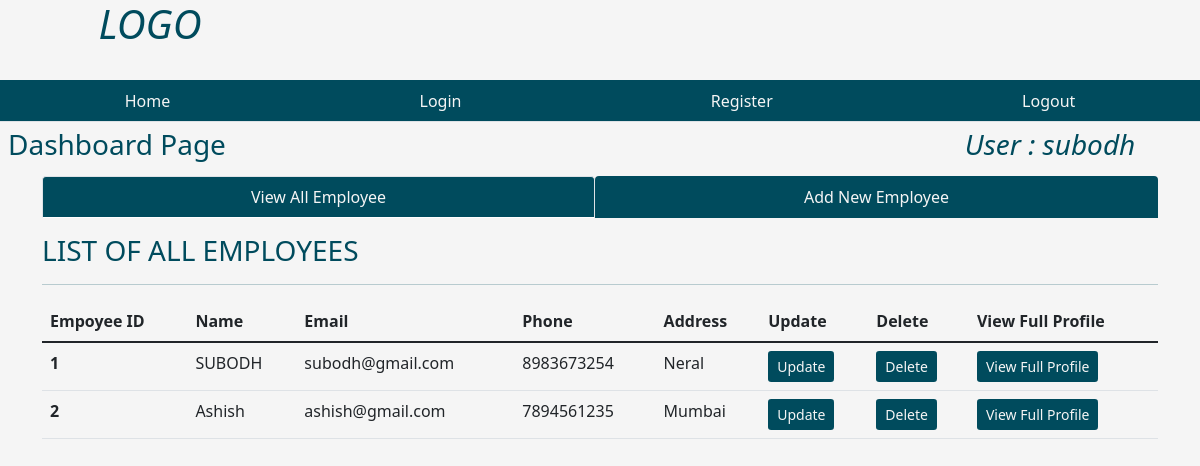
The app's page /dashboard (signed in) with its own data.
### tables this page shows
CREATE TABLE users( id integer primary key AUTOINCREMENT, name text not null, password text not null, admin boolean not null DEFAULT '0');

CREATE TABLE emp (empid integer primary key AUTOINCREMENT, name text not null, email text, phone integer, address text, joining_date default CURRENT_DATE);

### routes.py (the view)
@app.route('/dashboard')
def dashboard():
    user = get_current_user()
    db = get_database()
    emp_cur = db.execute('select * from emp')
    allemp = emp_cur.fetchall()
    return render_template('dashboard.html', user =user, allemp = allemp)

### database.py (called while the page is built)
def connect_to_databse():
  con = sqlite3.connect('employee_manage.db')
  con.row_factory = sqlite3.Row
  return con

def get_database():
    if not hasattr(g, 'employee_manage.db'):
        g.employee_manage_db = connect_to_databse()
    return g.employee_manage_db

### routes.py (called while the page is built)
@app.teardown_request
def close_database(error):
    if hasattr(g, 'employee_manage.db'):
        g.employee_manage.db.close()

def get_current_user():
    user = None
    if 'user' in session:
        user = session['user']
        db = get_database()
        user_cur = db.execute('select * from users where name = ?', [user])
        user = user_cur.fetchone()
    return user

### templates/dashboard.html (shortened to what this page needs)
{% from "showlinks.html" import show_links %}
<!DOCTYPE html>
<html lang="en">
<head>
    <link href="https://cdn.jsdelivr.net/npm/bootstrap@5.1.3/dist/css/bootstrap.min.css" rel="stylesheet">
    <link rel="stylesheet" href="{{url_for('static', filename='dashboard.css')}}" type = "text/css">
</head>
<body>
      <div class="parent">
        <div class="child child1">
            <h1 class="text-center"><i>LOGO</i></h1>
        </div>
        <div class="child child3">
            {{ show_links() }}
        </div>
        <div class="child child4">
            <h3 class="m-2">Dashboard Page</h3>
        </div>
        <div class="child child5" style="color:rgb(0, 75, 93);">
            {% if user %}
            <h3 class="m-2"><i>User : {{ user['name'] }} </i></h3>
            {% endif %}
        </div>
        <div class="child child6  container" style="color:rgb(0, 75, 93);">
            <ul class="nav nav-tabs nav-fill mb-3">
                <li class="nav-item">
                  <a class="nav-link active" aria-current="page" href={{url_for('dashboard')}} style=" background-color:rgb(0, 75, 93); color:whitesmoke;">View All Employee</a>
                </li>
                <li class="nav-item">
                  <a class="nav-link" style=" background-color:rgb(0, 75, 93); color:whitesmoke;" href={{url_for('addnewemployee')}}>Add New Employee</a>
                </li>
              </ul>
              <div class="table-responsive-lg caption-top">
                <caption><h3>LIST OF ALL EMPLOYEES</h3></caption>
                <hr>
                <table class="table">
                    <thead>
                        <tr>
                          <th scope="col">Empoyee ID</th>
                          <th scope="col">Name</th>
                          <th scope="col">Email</th>
                          <th scope="col">Phone</th>
                          <th scope="col">Address</th>
                          <th scope="col">Update</th>
                          <th scope="col">Delete</th>
                          <th scope="col">View Full Profile</th>
                        </tr>
                      </thead>
                      <tbody>
                      {% for emp in allemp %}
                        <tr>
                          <th scope="row">{{ loop.index }}</th>
                          <td>{{ emp['name'] }}</td>
                          <td>{{ emp['email'] }}</td>
                          <td>{{ emp['phone'] }}</td>
                          <td>{{ emp['address'] }}</td>
                          <td><a class="btn btn-sm" style="background-color:rgb(0, 75, 93); color:whitesmoke;" href="{{url_for('fetchone', empid = emp['empid'])}}">Update</a></td>
                          <td><a class="btn btn-sm" style="background-color:rgb(0, 75, 93); color:whitesmoke;" href="{{url_for('deleteemp', empid = emp['empid'])}}">Delete</a></td>
                          <td><a class="btn btn-sm" style="background-color:rgb(0, 75, 93); color:whitesmoke;" href="{{url_for('singleemployee', empid = emp['empid'])}}">View Full Profile</a></td>
                        </tr>
                      {% endfor %}
                      </tbody>
                </table>
              </div>
        </div>
</body>
</html>

### static/dashboard.css (style rules this page uses)
html, body { height: 100%; background-color:whitesmoke; color:rgb(0, 75, 93); }
.parent { height: 100%; display: grid; grid-template-columns: repeat(4, 1fr); grid-template-rows: 10% 5% 7% auto 7%; }
.child { margin-bottom: 10px; }
.child1 { grid-column: 1/2; grid-row: 1/2; }
.child3 { grid-column: 1/-1; grid-row: 2/3; }
.child4 { grid-column: 1/2; grid-row: 3/4; }
.child5 { grid-column: 4/5; grid-row: 3/4; text-align: center; }
.child6 { grid-column: 1/-1; grid-row: 4/5; }

### records on screen
users: name "subodh"
emp: name "SUBODH", email "subodh@gmail.com", phone "8983673254", address "Neral"
emp: name "Ashish", email "ashish@gmail.com", phone "7894561235", address "Mumbai"
